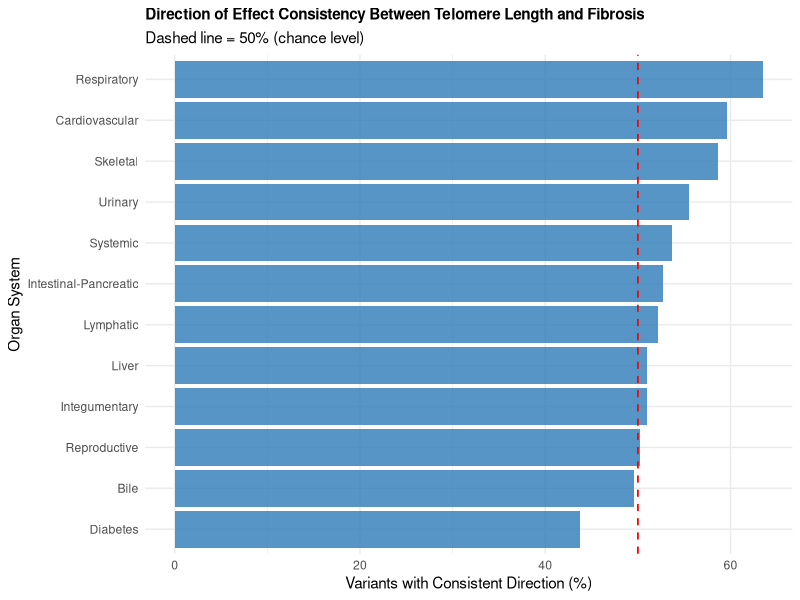
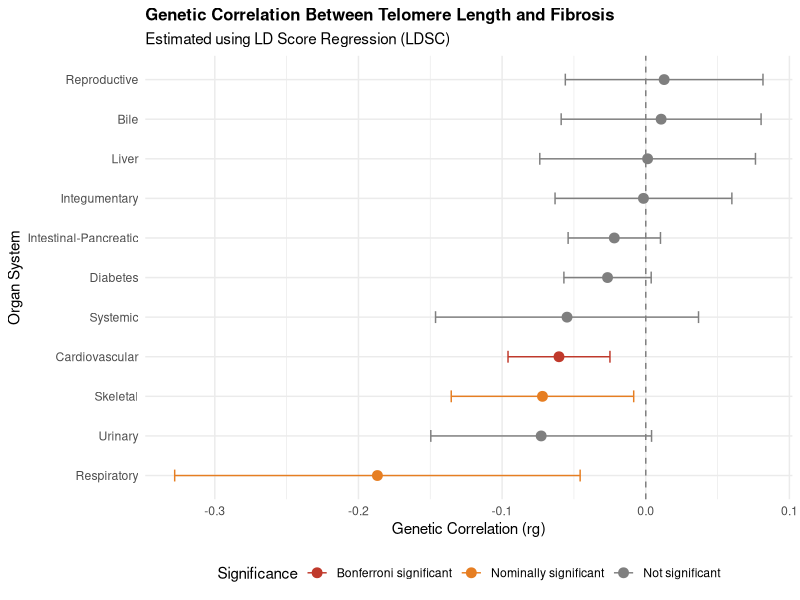

Generate these figures, in order, with R:
#!/usr/bin/env Rscript
# ============================================================================
# Script: 10_figures.R
# Author: Teresa Ironman
# Date: 2026
# Description: Produces two summary figures:
#   1. Bar chart of direction of effect consistency per organ system
#   2. Forest plot of LDSC genetic correlations across 12 organ systems
# ============================================================================

library(ggplot2)

OUT_DIR <- "/home/tlti1/DISS/figures"
dir.create(OUT_DIR, showWarnings=FALSE)

# ---- Figure 1: Direction of effect bar chart --------------------------------
dir_data <- data.frame(
  organ = c("Bile","Cardiovascular","Diabetes","Integumentary",
            "Intestinal-Pancreatic","Liver","Lymphatic","Reproductive",
            "Respiratory","Skeletal","Systemic","Urinary"),
  pct = c(49.6, 59.6, 43.8, 51.0, 52.7, 51.0,
          52.2, 50.2, 63.5, 58.6, 53.7, 55.5)
)

p1 <- ggplot(dir_data, aes(x=reorder(organ, pct), y=pct)) +
  geom_col(fill="#2c7bb6", alpha=0.8) +
  geom_hline(yintercept=50, linetype="dashed", colour="red", linewidth=0.6) +
  coord_flip() +
  labs(title="Direction of Effect Consistency Between Telomere Length and Fibrosis",
       subtitle="Dashed line = 50% (chance level)",
       x="Organ System", y="Variants with Consistent Direction (%)") +
  theme_minimal() +
  theme(plot.title=element_text(face="bold", size=11))

png(file.path(OUT_DIR, "direction_of_effect_barchart.png"),
    width=800, height=500, res=120)
print(p1)
dev.off()
cat("Saved: direction_of_effect_barchart.png
")

# ---- Figure 2: LDSC forest plot --------------------------------------------
ldsc <- data.frame(
  organ = c("Bile","Cardiovascular","Diabetes","Integumentary",
            "Intestinal-Pancreatic","Liver","Reproductive",
            "Respiratory","Skeletal","Systemic","Urinary"),
  rg = c(0.0107,-0.0604,-0.0266,-0.0016,-0.0219,0.0013,
         0.0128,-0.1868,-0.0719,-0.0548,-0.0728),
  se = c(0.0355,0.0181,0.0155,0.0314,0.0164,0.0383,
         0.0351,0.072,0.0324,0.0467,0.0392),
  p  = c(0.763,0.0008,0.087,0.959,0.181,0.974,
         0.714,0.0095,0.026,0.241,0.063)
)
ldsc$ci_lower <- ldsc$rg - 1.96 * ldsc$se
ldsc$ci_upper <- ldsc$rg + 1.96 * ldsc$se
ldsc$sig <- ifelse(ldsc$p < 0.0042, "Bonferroni significant",
            ifelse(ldsc$p < 0.05,   "Nominally significant", "Not significant"))
ldsc$sig <- factor(ldsc$sig,
  levels=c("Bonferroni significant","Nominally significant","Not significant"))

p2 <- ggplot(ldsc, aes(x=rg, y=reorder(organ, rg), colour=sig)) +
  geom_vline(xintercept=0, linetype="dashed", colour="grey50") +
  geom_errorbarh(aes(xmin=ci_lower, xmax=ci_upper), height=0.3) +
  geom_point(size=3) +
  scale_colour_manual(values=c("Bonferroni significant"="#c0392b",
                                "Nominally significant"="#e67e22",
                                "Not significant"="grey50")) +
  labs(title="Genetic Correlation Between Telomere Length and Fibrosis",
       subtitle="Estimated using LD Score Regression (LDSC)",
       x="Genetic Correlation (rg)", y="Organ System", colour="Significance") +
  theme_minimal() +
  theme(plot.title=element_text(face="bold", size=12),
        legend.position="bottom")

png(file.path(OUT_DIR, "ldsc_forest_plot.png"),
    width=800, height=500, res=120)
print(p2)
dev.off()
cat("Saved: ldsc_forest_plot.png
")
cat("All figures complete!
")
